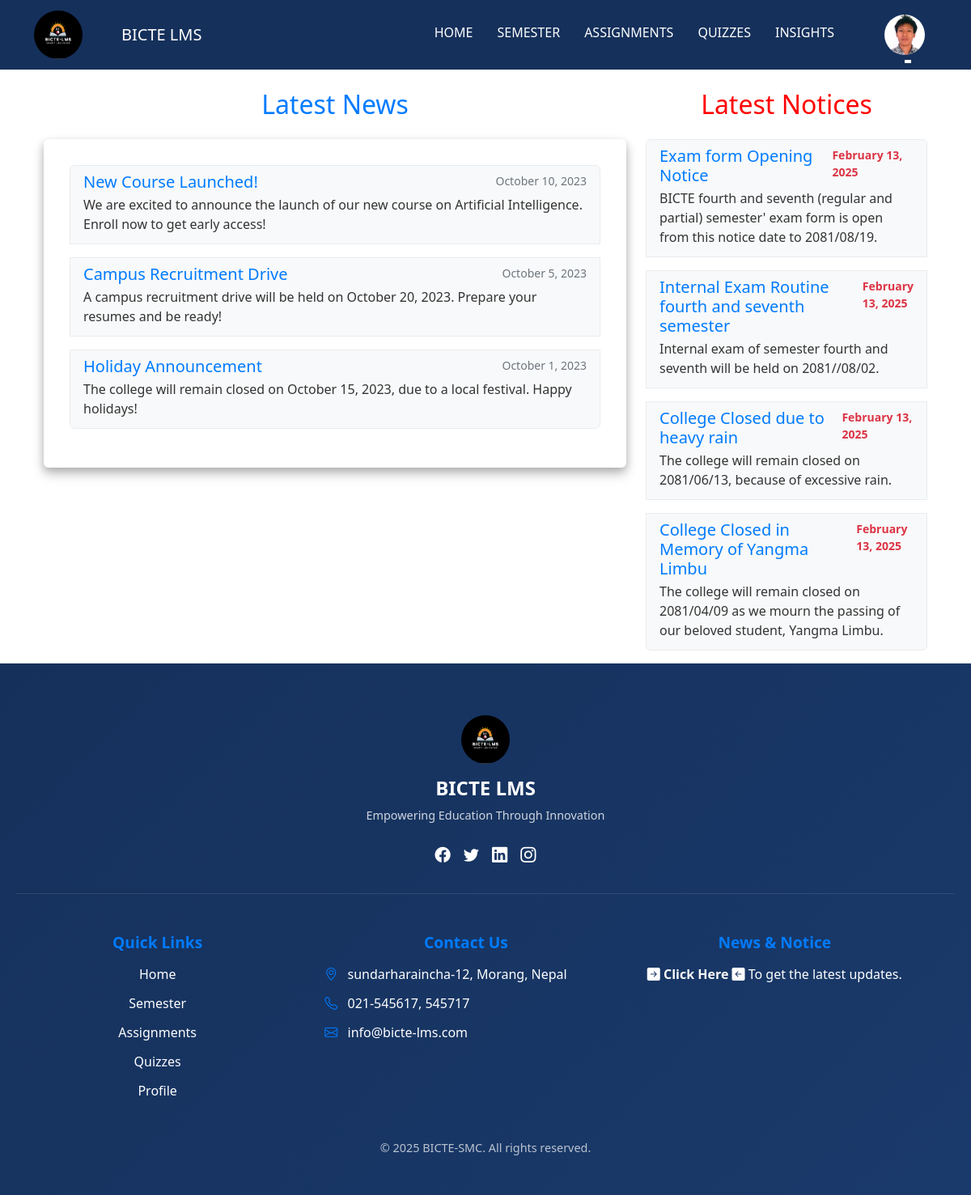
/api/student-notice-list/ (signed in), run on the app's committed database.
### main/models.py (models this page shows, shortened)
class Student(models.Model):
    profile_picture = models.ImageField(upload_to='student_pics/', null=True, blank=True, default='no_image2.jpg')
    st_exam_roll_no = models.CharField(max_length=8, default='00000000')
    st_reg_no = models.CharField(max_length=40, default='0-0-000-00-0000')
    st_name = models.CharField(max_length=100)
    st_date_of_birth = models.DateField(null=True, blank=True)
    st_address = models.CharField(max_length=255)
    st_contact = models.CharField(max_length=15)
    enrollment_date = models.IntegerField(null=True, blank=True)
    st_email = models.EmailField(unique=True)
    st_password = models.CharField(max_length=128, default='studentSMC1')  # Default password
    st_gender = models.CharField(max_length=10, choices=[('Male', 'Male'), ('Female', 'Female'), ('Other', 'Other')], null=True, blank=True)
    st_father_name = models.CharField(max_length=100, null=True, blank=True)
    semester = models.ForeignKey('Semester', on_delete=models.CASCADE)
    email_sent = models.BooleanField(default=False)  # Track if email has been sent
    class Meta:
        verbose_name = "Student"
        verbose_name_plural = "Students"

class Notice(models.Model):
    title = models.CharField(max_length=200)
    description = models.TextField()
    link = models.URLField(blank=True, null=True)
    notic_file = models.FileField(upload_to="notices/", blank=True, null=True, verbose_name="Notice File")
    timestamp = models.DateTimeField(default=timezone.now)
    user = models.ForeignKey(User, on_delete=models.CASCADE)  # Associate notice with a user

### main/views.py (the view)
# urls.py: path('student-notice-list/', views.StudentNoticeList.as_view(), name='student-notice-list'),
class StudentNoticeList(LoginRequiredMixin, TemplateView):
    template_name = 'student_template/student_notice_list.html'
    login_url = '/api/login/'
    def get_context_data(self, **kwargs):
        context = super().get_context_data(**kwargs)
        try:
            student = Student.objects.get(id=self.request.session.get('user_id'))
            context['student'] = student
        except Student.DoesNotExist:
            context['student'] = None
        notices = Notice.objects.all().order_by('-timestamp')
        notices_with_post_by = []
        for notice in notices:
            post_by = notice.user.username
            notices_with_post_by.append({
                'notice': notice,
                'posted_by': post_by
            })
        if not notices:
            context['error'] = 'No notices found.'
        context['notices'] = notices_with_post_by
        return context

### templates/student_template/student_notice_list.html (shortened to what this page needs)
{% extends "student_template/st_base_template.html" %}  {% load static %} {% block content %}
<div class="container mt-4">
  <div class="row">
    <div class="col-md-8">
      <h2 class="mb-4 text-center" style="color: #007bff">Latest News</h2>
      <div class="card shadow-sm p-3 mb-5 rounded latestnews_section">
        <div class="card-body">
          <div class="list-group">
            <div
              class="list-group-item list-group-item-action flex-column align-items-start mb-3 animate__animated animate__fadeInLeft"
              style="background-color: #f8f9fa; border: 1px solid #e9ecef"
            >
              <div class="d-flex w-100 justify-content-between">
                <h5 class="mb-1" style="color: #007bff">
                  New Course Launched!
                </h5>
                <small class="text-muted">October 10, 2023</small>
              </div>
              <p class="mb-1" style="color: #333">
                We are excited to announce the launch of our new course on
                Artificial Intelligence. Enroll now to get early access!
              </p>
            </div>
            <div
              class="list-group-item list-group-item-action flex-column align-items-start mb-3 animate__animated animate__fadeInLeft"
              style="background-color: #f8f9fa; border: 1px solid #e9ecef"
            >
              <div class="d-flex w-100 justify-content-between">
                <h5 class="mb-1" style="color: #007bff">
                  Campus Recruitment Drive
                </h5>
                <small class="text-muted">October 5, 2023</small>
              </div>
              <p class="mb-1" style="color: #333">
                A campus recruitment drive will be held on October 20, 2023.
                Prepare your resumes and be ready!
              </p>
            </div>
            <div
              class="list-group-item list-group-item-action flex-column align-items-start mb-3 animate__animated animate__fadeInLeft"
              style="background-color: #f8f9fa; border: 1px solid #e9ecef"
            >
              <div class="d-flex w-100 justify-content-between">
                <h5 class="mb-1" style="color: #007bff">
                  Holiday Announcement
                </h5>
                <small class="text-muted">October 1, 2023</small>
              </div>
              <p class="mb-1" style="color: #333">
                The college will remain closed on October 15, 2023, due to a
                local festival. Happy holidays!
              </p>
            </div>
          </div>
        </div>
      </div>
    </div>
    <div class="col-md-4">
      <h2 class="mb-4 text-center" style="color: red">Latest Notices</h2>
      {% if notices %}
      <div class="list-group">
        {% for notice in notices %}
        <a
          href="{{ notice.notice.link }}"
          class="list-group-item list-group-item-action flex-column align-items-start mb-3 animate__animated animate__fadeInRight"
          style="background-color: #f8f9fa; border: 1px solid #e9ecef"
        >
          <div class="d-flex w-100 justify-content-between">
            <h5 class="mb-1" style="color: #007bff">
              {{ notice.notice.title }}
            </h5>
            <small class="text-danger ps-1 fw-bold"
              >{{ notice.notice.timestamp|date:"F d, Y" }}</small
            >
          </div>
          <p class="mb-1" style="color: #333">
            {{ notice.notice.description|truncatewords:20 }}
          </p>
        </a>
        {% endfor %}
      </div>
      {% else %}
      <div
        class="alert alert-warning text-center animate__animated animate__fadeIn"
      >
        No notices available.
      </div>
      {% endif %}
    </div>
  </div>
</div>
<link
  rel="stylesheet"
  href="https://cdnjs.cloudflare.com/ajax/libs/animate.css/4.1.1/animate.min.css"
/>
{% endblock %}

### templates/student_template/st_base_template.html (shortened to what this page needs)
<!DOCTYPE html>
<html lang="en">
<head>
    <link rel="stylesheet" href="https://cdn.jsdelivr.net/npm/bootstrap-icons@1.11.3/font/bootstrap-icons.min.css">
    <link href="https://cdn.jsdelivr.net/npm/bootstrap@5.3.0/dist/css/bootstrap.min.css" rel="stylesheet" />
</head>
<body>
    {% load static %}
    <nav class="navbar navbar-expand-lg navbar-dark bg-dark">
        <div class="container">
            <div class="navbar-logo">
                <img class="mt-auto mb-auto" src="{% static 'images/main_logo.png' %}" alt="Logo" />
            </div>
            <a class="navbar-brand ms-5" href="#">BICTE LMS</a>
            <div class="collapse navbar-collapse" id="navbarNav">
                <ul class="navbar-nav ms-auto this_pading">
                    <li class="nav-item custom-padding dropdown">
                        <a class="nav-link {% if request.path == '/api/student-home/' %}active{% endif %}" href="/api/student-home/">Home</a>
                    </li>
                    <li class="nav-item custom-padding">
                        <a class="nav-link {% if request.path == '/api/st-semester-view/' %}active{% endif %}" href="/api/st-semester-view/{{ student.semester.id }}/">Semester</a
              >
            </li>
              <li class="nav-item custom-padding">
                        <a class="nav-link {% if request.path == '/api/student-assignment-view/' %}active{% endif %}" href="/api/student-assignment-view/">Assignments</a>
                    </li>
                    <li class="nav-item custom-padding">
                        <a class="nav-link {% if request.path == '/api/leaderboard/' %}active{% endif %}" href="/api/leaderboard/">Quizzes</a
              >
            </li>
            <li class="nav-item custom-padding dropdown">
              <a
                class="nav-link {% if request.path == '#' %}active{% endif %}"
                href="#"
                >Insights</a
              >
            </li>
              </ul>
            <li class="nav-item dropdown user_profile">
              <a
                class="nav-link dropdown-toggle no-hover"
                href="#"
                id="navbarDropdown"
                role="button"
                data-bs-toggle="dropdown"
                aria-expanded="false"
              >
                {% if student.profile_picture %}
                <img
                  src="{{ student.profile_picture.url }}"
                  alt="Profile Picture"
                  class="rounded-circle"
                  style="width: 50px; height: 50px"
                />
                {% endif %}
              </a>
            </li>
        </div>
      </div>
    </nav>
    <div class="container mt-4">{% block content %}{% endblock %}</div>
    <footer class="footer-section">
      <div class="footer-container">
          <div class="footer-top">
              <div class="footer-brand">
                  <div class="navbar-logo">
                      <a href="#">
                        <img src="{% static 'images/main_logo.png' %}" alt="Logo" />
                      </a>
            </div>
            <h3 class="brand-name" style="color:white !important;">BICTE LMS</h3>
            <p class="brand-tagline">Empowering Education Through Innovation</p>
            <div class="social-icons">
                <a href="#" class="social-icon"><i class="bi bi-facebook"></i></a>
                <a href="#" class="social-icon"><i class="bi bi-twitter"></i></a>
                <a href="#" class="social-icon"><i class="bi bi-linkedin"></i></a>
                <a href="#" class="social-icon"><i class="bi bi-instagram"></i></a>
            </div>
        </div>
        </div>
        <div class="footer-links mt-5 pe-5" style=" justify-content: center;  ">
            <div class="links-column" style=" text-align: center;">
                <h4 class="links-title">Quick Links</h4>
                <ul>
                    <li><a href="/api/student-home/">Home</a></li>
                    <li>
                        {% if student.semester %}
                        <a href="{% url 'st-semester-view' student.semester.id %}">Semester</a> {% else %}
                        <span class="text-muted error_semester ">Semester (Not Assigned)</span> {% endif %}
                    </li>
                    <li><a href="/api/student-assignment/">Assignments</a></li>
                    <li><a href="/api/leaderboard/">Quizzes</a></li>
                    <li><a href="/api/student-profile/">Profile</a></li>
                </ul>
            </div>
            <div class="links-column">
                <h4 class="links-title  text-center">Contact Us</h4>
                <ul>
                    <li><i class="bi bi-geo-alt"></i> sundarharaincha-12, Morang, Nepal</li>
                    <li><i class="bi bi-telephone"></i> 021-545617, 545717</li>
                    <li><i class="bi bi-envelope"></i> info@bicte-lms.com</li>
                </ul>
            </div>
            <div class="links-column">
                <h4 class="links-title text-center">News &amp; Notice</h4>
                <p class=" text-center bi bi-arrow-right-square-fill">
                    <a href="/api/student-notice-list/" class="text-decoration-none text-light fw-bold"> Click Here </a><span class="bi bi-arrow-left-square-fill"> To get the latest updates</span>.</p>
            </div>
        </div>
        <div class="footer-bottom">
            <p>&copy; <span id="current-year"></span> BICTE-SMC. All rights reserved.</p>
        </div>
        </div>
        </footer>
</body>
</html>

### templates/student_template/st_base_template.html (style rules this page uses)
.navbar-logo img { width: 60px; height: 60px; border-radius: 50%; transition: transform 0.3s ease; }
.navbar { background-color: #15305b !important; }
.navbar .navbar-nav .nav-link { color: #fff !important; font-weight: 500; padding: 10px 15px; text-transform: uppercase; transition: all 0.3s ease; position: relative; }
.navbar .navbar-nav .nav-link::after { content: ''; position: absolute; width: 0; height: 2px; background: white; bottom: 0; left: 50%; transform: translateX(-50%); transition: width 0.3s ease; }
.custom-padding { padding-top: 10px; }
.user_profile { padding-left: 2rem; }
.footer-section { background: linear-gradient(135deg, #15305b, #1a3a6b); color: #fff; padding: 4rem 0 2rem 0; position: relative; overflow: hidden; }
.footer-container { max-width: 1200px; margin: 0 auto; padding: 0 20px; }
.footer-top { display: flex; flex-wrap: wrap; gap: 2rem; padding-bottom: 2rem; border-bottom: 1px solid rgba(255, 255, 255, 0.1); }
.footer-brand { flex: 1; min-width: 250px; display: flex; flex-direction: column; align-items: center; text-align: center; }
.navbar-logo img { width: 60px; height: 60px; border-radius: 50%; margin-bottom: 1rem; }
.brand-name { font-size: 1.5rem; font-weight: bold; margin-bottom: 0.5rem; }
.brand-tagline { font-size: 0.9rem; color: rgba(255, 255, 255, 0.8); margin-bottom: 1.5rem; }
.social-icons { display: flex; gap: 1rem; justify-content: center; }
.social-icon { color: #fff; font-size: 1.2rem; transition: transform 0.3s ease, color 0.3s ease; }
.footer-links { flex: 2; display: flex; gap: 2rem; flex-wrap: wrap; }
.links-column { flex: 1; min-width: 150px; }
.links-title { font-size: 1.2rem; font-weight: bold; margin-bottom: 1rem; color: #007bff; }
.links-column ul { list-style: none; padding: 0; }
.links-column ul li { margin-bottom: 0.75rem; }
.links-column ul li a { color: #fff; text-decoration: none; transition: color 0.3s ease; }
.links-column ul li i { margin-right: 0.5rem; color: #007bff; }
.footer-bottom { text-align: center; padding-top: 2rem; font-size: 0.9rem; color: rgba(255, 255, 255, 0.7); }

### templates/student_template/student_notice_list.html (style rules this page uses)
body { background-color: #ffffff; }
.latestnews_section { background-color: #ffffff; box-shadow: 0 8px 15px rgba(15, 13, 13, 0.2), 0 4px 10px rgba(27, 27, 27, 0.2) !important; border-radius: 8px; }
.list-group-item { transition: transform 0.3s ease, box-shadow 0.3s ease, background-color 0.3s ease; }
.card { border: none; transition: transform 0.3s ease, box-shadow 0.3s ease; }
h2 { color: #007bff; }
.text-muted { color: #6c757d !important; }

### data on the page
Student: profile_picture (picture)
Notice: notice "Exam form Opening Notice", notice.timestamp "February 13, 2025", notice.description "BICTE fourth and seventh (regular and partial) semester' exam form is open from this notice date to 2081/08/19."
Notice: notice "Internal Exam Routine fourth and seventh semester", notice.timestamp "February 13, 2025", notice.description "Internal exam of semester fourth and seventh will be held on 2081//08/02."
Notice: notice "College Closed due to heavy rain", notice.timestamp "February 13, 2025", notice.description "The college will remain closed on 2081/06/13, because of excessive rain."
Notice: notice "College Closed in Memory of Yangma Limbu", notice.timestamp "February 13, 2025", notice.description "The college will remain closed on 2081/04/09 as we mourn the passing of our beloved student, Yangma Limbu."
